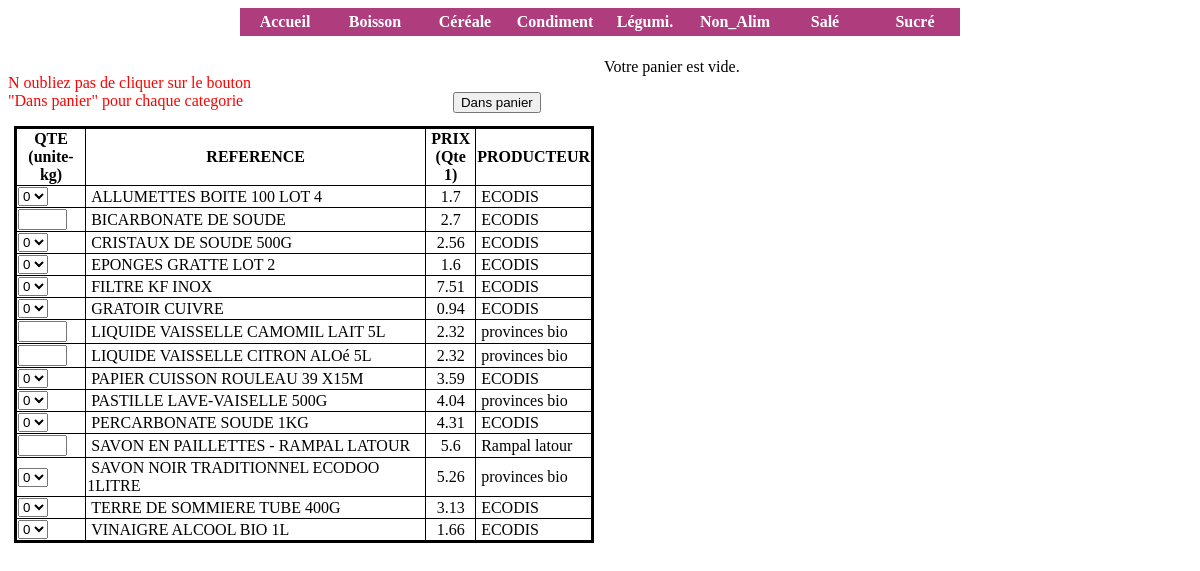
/inde_1listeRefCategorie.php?idCategorie=9, run on the app's committed database.
### tables this page shows
CREATE TABLE IF NOT EXISTS `_inde_CATEGORIES` (
  `ID_CATEGORIE` smallint(6) NOT NULL auto_increment,
  `NOM` varchar(32) NOT NULL,
  `ID_CAT_SUP` smallint(6) default NULL,
  `SOUS_CATEGORIES` tinyint(4) NOT NULL default '0',
  `VISIBLE` tinyint(4) NOT NULL default '1',
  PRIMARY KEY  (`ID_CATEGORIE`)
);

CREATE TABLE IF NOT EXISTS `_inde_REFERENCES` (
  `ID_REFERENCE` smallint(6) NOT NULL auto_increment,
  `DESIGNATION` varchar(64) NOT NULL,
  `ID_FOURNISSEUR` smallint(6) NOT NULL,
  `VRAC` tinyint(4) NOT NULL,
  `ID_CATEGORIE` smallint(6) NOT NULL,
  `PRIX_TTC` float NOT NULL,
  `TVA` float NOT NULL,
  `VISIBLE` tinyint(4) NOT NULL,
  `CODE_FOURNISSEUR` varchar(32) default NULL,
  `COMMENTAIRE` varchar(256) default NULL,
  `DATE_REFERENCEMENT` datetime NOT NULL,
  PRIMARY KEY  (`ID_REFERENCE`)
);

CREATE TABLE IF NOT EXISTS `_inde_FOURNISSEURS` (
  `ID_FOURNISSEUR` smallint(6) NOT NULL auto_increment,
  `NOM` varchar(255) NOT NULL,
  `MAIL` varchar(255) default NULL,
  `ADRESSE` varchar(255) default NULL,
  `CONTACT` varchar(255) default NULL,
  `TELEPHONE_FIXE` varchar(255) default NULL,
  `TELEPHONE_PORTABLE` varchar(255) default NULL,
  `FAX` varchar(255) default NULL,
  `DATE_REFERENCEMENT` date NOT NULL,
  `COMMENTAIRE` varchar(1024) default NULL,
  `VISIBLE` tinyint(1) NOT NULL default '1',
  UNIQUE KEY `NOM` (`NOM`),
  KEY `ID_FOURNISSEUR` (`ID_FOURNISSEUR`)
);

### inde_fonctionsCAT.php (called while the page is built, shortened)
<?php
	function SelectionListeCategoriesMenu()
	{
		$connexion = ConnexionBDD_CAT();
		$compteur = 0;
		$visible = 1;
		$result = mysql_query("SELECT ID_CATEGORIE, NOM, ID_CAT_SUP, SOUS_CATEGORIES FROM _inde_CATEGORIES WHERE VISIBLE = '$visible' ORDER BY NOM");
		while ( $row = mysql_fetch_array($result))
		{
			$ligne['ID_CATEGORIE'] = $row[0];
			$ligne['NOM'] = $row[1];
			$ligne['ID_CAT_SUP'] = $row[2];
			$ligne['SOUS_CATEGORIES'] = $row[3];
			$listeCategories[$compteur] = $ligne;
			$compteur++;
		}
		return $listeCategories;
	}
	function SelectionListeSousCategories($idCategorie)
	{
		$compteur = 0;
		$visible = 1;
		$result = mysql_query("SELECT ID_CATEGORIE, NOM FROM _inde_CATEGORIES WHERE ID_CAT_SUP = '$idCategorie' AND VISIBLE = '$visible' ORDER BY NOM");
		while ( $row = mysql_fetch_array($result))
		{
			$ligne['ID_CATEGORIE'] = $row[0];
			$ligne['NOM'] = $row[1];
			$listeCategories[$compteur] = $ligne;
			$compteur++;
		}
		return $listeCategories;
	}
?>

### inde_fonctionsREF.php (called while the page is built, shortened)
<?php
	function SelectionListeReferencesMenu($idCategorie)
	{
		$connexion = ConnexionBDD_REF();
		$compteur = 0;
		$result = mysql_query("SELECT p.NOM, r.DESIGNATION, r.PRIX_TTC, r.ID_REFERENCE, r.VRAC FROM _inde_REFERENCES r, _inde_FOURNISSEURS p WHERE r.ID_CATEGORIE = '$idCategorie' AND p.ID_FOURNISSEUR = r.ID_FOURNISSEUR AND r.VISIBLE = 1 ORDER BY r.DESIGNATION");
		while ( $row = mysql_fetch_array($result))
		{
			$ligne['PRODUCTEUR'] = $row[0];
			$ligne['REFERENCE'] = $row[1];
			$ligne['PRIX'] = $row[2];
			$ligne['ID_REFERENCE'] = $row[3];
			$ligne['VRAC'] = $row[4];
			$listeRef[$compteur] = $ligne;
			$compteur++;
		}
		return $listeRef;
	}
?>

### inde_listeReferences.php (the view, shortened to what this page needs)
<!DOCTYPE html>
<html>
    <head>
    </head>
	<?php
 	require("inde_fonctionsREF.php");
	$idCategorie = $_SESSION['inde_idCategorie'];
	$listeReferences = SelectionListeReferencesMenu($idCategorie);
	?>
    <body>
		<form id="formulaire" method="post" action="inde_versPanier.php">
			<div>
				<p>
					<label><font color="red">N oubliez pas de cliquer sur le bouton</font></label>
					<br />
					<label><font color="red">"Dans panier" pour chaque categorie</font></label>
					<input type="submit" value="Dans panier" name="acheterRef">
				</p>
			</div>
			<div>
				<table>
					<tr>
					   <td><label width="3%" align="center" class="colonne1"><center><strong>QTE<br />(unite-kg)</strong></center></label></td>
					   <td><label class="colonne2"><center><strong>REFERENCE</strong></center></label></td>
					   <td><label class="colonne3"><center><strong>PRIX<br />(Qte 1)</strong></center></label></td>
					   <td><label class="colonne4"><center><strong>PRODUCTEUR</strong></center></label></td>
				   </tr>
					<?php
					if(count($listeReferences) > 0)
					{
						foreach( $listeReferences as $tableau )
						{
							array_push( $_SESSION['inde_listeRef'],$tableau['ID_REFERENCE']);
							?>
							<tr>
								<?php
								if($tableau['VRAC'] == 0)
								{
									?>
									<td><select width="3%" class="colonne1" name="qte_<?php echo $tableau['ID_REFERENCE'];?>" id="qte_<?php echo $tableau['ID_REFERENCE'];?>">
										<option value="0" selected="selected">0</option>
									</td>
									<?php
								}
								else
								{
									?>
									<td>
									<input size="3" type= "text" class= "colonne1" alt="Quantite en kg ou litre" title="Quantite en kg ou litre" name="qte_<?php echo $tableau['ID_REFERENCE'];?>" id="qte_<?php echo $tableau['ID_REFERENCE'];?>" />
									</td>
									<?php
								}
								?>
								<td><label class="colonne2"><?php echo "&nbsp;".$tableau['REFERENCE']."&nbsp;"; ?></label></td>
								<td><label class="colonne3"><center><?php echo "&nbsp;".$tableau['PRIX']."&nbsp;"; ?></center></label></td>
								<td><label class="colonne4"><?php echo "&nbsp;".$tableau['PRODUCTEUR']."&nbsp;"; ?></label></td>
							</tr>
							<?php
						}
					}
					?>
				</table>
			</div>
		</form>
	</body>
</html>

### inde_menuAchats.php (shortened to what this page needs)
<!DOCTYPE html>
<html>
    <head>
		<link rel="stylesheet" href="inde_menuAchats.css" />
    </head>
	<?php
	require("inde_fonctionsCAT.php");
	$listeCategories = SelectionListeCategoriesMenu();
	?>
    <body>
		<div id="menu">
			<ul>
				<li><a href="inde_menu0.php">Accueil</a></li>
				<?php
				foreach ($listeCategories as $tableau)
				{
					if(($tableau['SOUS_CATEGORIES'] == '0') && (empty($tableau['ID_CAT_SUP'])))
					{
						?>
						<li><a href="inde_1listeRefCategorie.php?idCategorie=<?php echo $tableau['ID_CATEGORIE']; ?>"><?php echo $tableau['NOM'];?></a></li>
						<?php
					}
					else if($tableau['SOUS_CATEGORIES'] != '0')
					{
						?>
						<li><a href="#"><?php echo $tableau['NOM']; ?></a>
							<?php
							$listeSousCategories = SelectionListeSousCategories($tableau['ID_CATEGORIE']);
								?>
						</li>
						<?php
					}
				}
				?>
			</ul>
		</div>
	</body>
</html>

### inde_1AchatsAdherent.css (style rules this page uses)
table { width : 98%; margin : auto; border-collapse: collapse; border: medium solid black; }
td { border: 1px solid black; }
#formulaire input[type="submit"] { float: right; margin-right: 10%; }

### inde_menuAchats.css (style rules this page uses)
#menu ul { margin:0; padding:0; list-style-type:none; text-align:center; }
#menu li { float:left; margin:auto; padding:0; background-color:#AF3C7D; }
#menu li a { display:block; width:80px; color:white; font-weight:bold; text-decoration:none; padding:5px; }

### data on the page
_inde_categories: NOM "Boisson"
_inde_categories: NOM "Céréale"
_inde_categories: NOM "Condiment"
_inde_categories: NOM "Légumi."
_inde_categories: NOM "Non_Alim"
_inde_categories: NOM "Salé"
_inde_categories: NOM "Sucré"
_inde_references: ID_REFERENCE "0", DESIGNATION "ALLUMETTES BOITE 100 LOT 4", PRIX_TTC "1.7", ID_FOURNISSEUR.NOM "ECODIS"
_inde_references: DESIGNATION "BICARBONATE DE SOUDE", PRIX_TTC "2.7", ID_FOURNISSEUR.NOM "ECODIS"
_inde_references: ID_REFERENCE "0", DESIGNATION "CRISTAUX DE SOUDE 500G", PRIX_TTC "2.56", ID_FOURNISSEUR.NOM "ECODIS"
_inde_references: ID_REFERENCE "0", DESIGNATION "EPONGES GRATTE LOT 2", PRIX_TTC "1.6", ID_FOURNISSEUR.NOM "ECODIS"
_inde_references: ID_REFERENCE "0", DESIGNATION "FILTRE KF INOX", PRIX_TTC "7.51", ID_FOURNISSEUR.NOM "ECODIS"
_inde_references: ID_REFERENCE "0", DESIGNATION "GRATOIR CUIVRE", PRIX_TTC "0.94", ID_FOURNISSEUR.NOM "ECODIS"
_inde_references: DESIGNATION "LIQUIDE VAISSELLE CAMOMIL LAIT 5L", PRIX_TTC "2.32", ID_FOURNISSEUR.NOM "provinces bio"
_inde_references: DESIGNATION "LIQUIDE VAISSELLE CITRON ALOé 5L", PRIX_TTC "2.32", ID_FOURNISSEUR.NOM "provinces bio"
_inde_references: ID_REFERENCE "0", DESIGNATION "PAPIER CUISSON ROULEAU 39 X15M", PRIX_TTC "3.59", ID_FOURNISSEUR.NOM "ECODIS"
_inde_references: ID_REFERENCE "0", DESIGNATION "PASTILLE LAVE-VAISELLE 500G", PRIX_TTC "4.04", ID_FOURNISSEUR.NOM "provinces bio"
_inde_references: ID_REFERENCE "0", DESIGNATION "PERCARBONATE SOUDE 1KG", PRIX_TTC "4.31", ID_FOURNISSEUR.NOM "ECODIS"
_inde_references: DESIGNATION "SAVON EN PAILLETTES - RAMPAL LATOUR", PRIX_TTC "5.6", ID_FOURNISSEUR.NOM "Rampal latour"
_inde_references: ID_REFERENCE "0", DESIGNATION "SAVON NOIR TRADITIONNEL ECODOO 1LITRE", PRIX_TTC "5.26", ID_FOURNISSEUR.NOM "provinces bio"
_inde_references: ID_REFERENCE "0", DESIGNATION "TERRE DE SOMMIERE TUBE 400G", PRIX_TTC "3.13", ID_FOURNISSEUR.NOM "ECODIS"
_inde_references: ID_REFERENCE "0", DESIGNATION "VINAIGRE ALCOOL BIO 1L", PRIX_TTC "1.66", ID_FOURNISSEUR.NOM "ECODIS"
